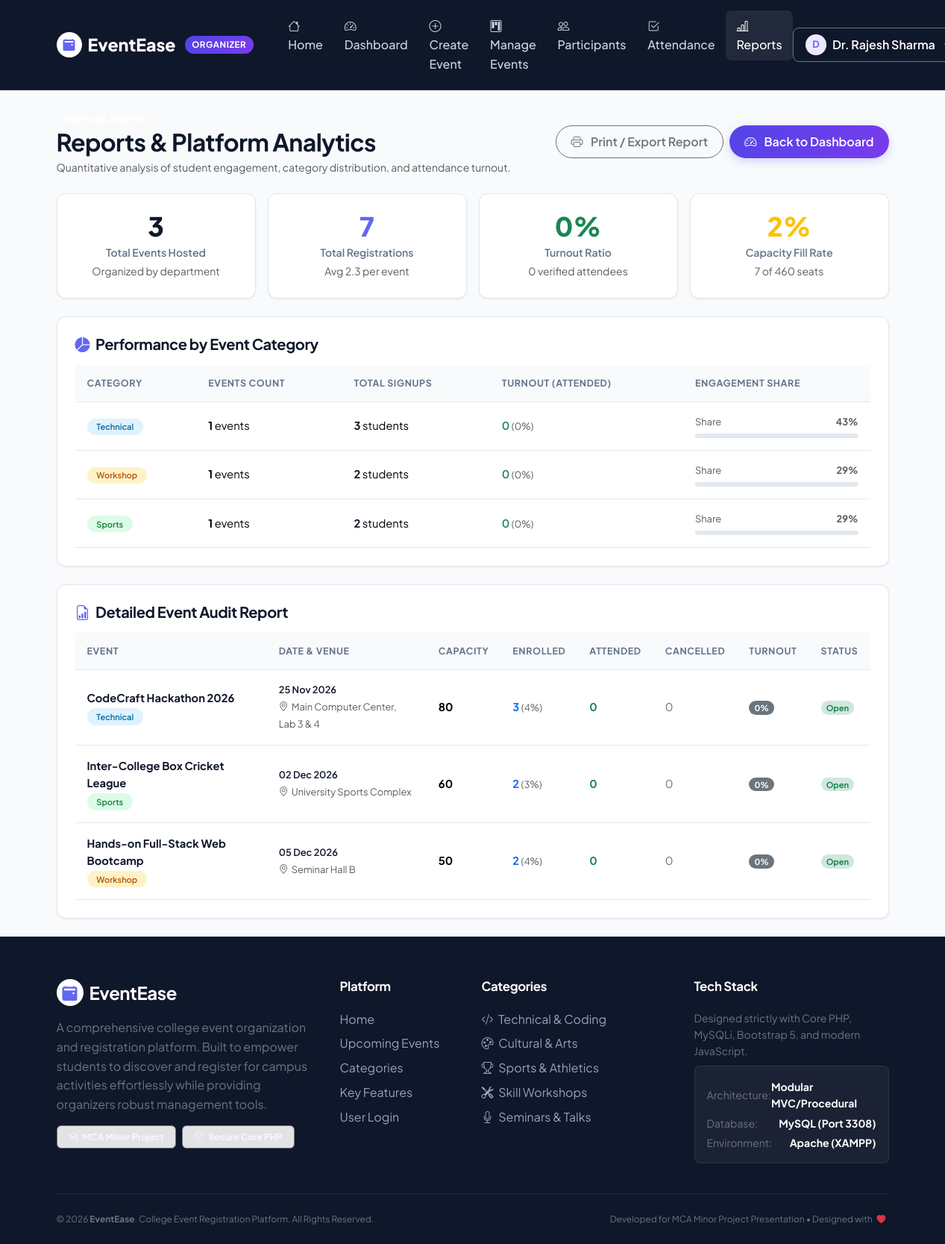
The app's page /organizer/reports.php (signed in) with its own data.
### tables this page shows
CREATE TABLE `events` (
  `event_id` INT(11) NOT NULL AUTO_INCREMENT,
  `organizer_id` INT(11) NOT NULL,
  `event_name` VARCHAR(150) NOT NULL,
  `description` TEXT DEFAULT NULL,
  `category` VARCHAR(50) NOT NULL DEFAULT 'General',
  `venue` VARCHAR(150) NOT NULL,
  `event_date` DATETIME NOT NULL,
  `capacity` INT(11) NOT NULL,
  `created_at` TIMESTAMP NOT NULL DEFAULT CURRENT_TIMESTAMP,
  PRIMARY KEY (`event_id`),
  KEY `idx_events_organizer` (`organizer_id`),
  KEY `idx_events_date` (`event_date`),
  KEY `idx_events_category` (`category`),
  CONSTRAINT `fk_events_organizer` FOREIGN KEY (`organizer_id`) REFERENCES `users` (`user_id`) ON DELETE CASCADE ON UPDATE CASCADE
);

### organizer/reports.php (the view, shortened to what this page needs)
<?php
require_once __DIR__ . "/../includes/auth.php";
$organizer_id = current_user_id();
$agg_sql = "
    SELECT
        COUNT(DISTINCT e.event_id) AS total_events,
        COALESCE(SUM(e.capacity), 0) AS total_capacity,
        COUNT(CASE WHEN r.status IN ('registered', 'attended') THEN 1 END) AS total_enrolled,
        COUNT(CASE WHEN r.status = 'attended' THEN 1 END) AS total_attended,
        COUNT(CASE WHEN r.status = 'cancelled' THEN 1 END) AS total_cancelled
    FROM events e
    LEFT JOIN registrations r ON e.event_id = r.event_id
    WHERE e.organizer_id = ?
";
$agg_stmt = mysqli_prepare($conn, $agg_sql);
mysqli_stmt_bind_param($agg_stmt, "i", $organizer_id);
mysqli_stmt_execute($agg_stmt);
$aggregate = mysqli_fetch_assoc(mysqli_stmt_get_result($agg_stmt));
$total_events = (int)($aggregate['total_events'] ?? 0);
$total_capacity = (int)($aggregate['total_capacity'] ?? 0);
$total_enrolled = (int)($aggregate['total_enrolled'] ?? 0);
$total_attended = (int)($aggregate['total_attended'] ?? 0);
$overall_capacity_pct = ($total_capacity > 0) ? round(($total_enrolled / $total_capacity) * 100) : 0;
$overall_turnout_pct = ($total_enrolled > 0) ? round(($total_attended / $total_enrolled) * 100) : 0;
$avg_signups_per_event = ($total_events > 0) ? round($total_enrolled / $total_events, 1) : 0;
$cat_sql = "
    SELECT
        e.category,
        COUNT(DISTINCT e.event_id) AS event_count,
        COUNT(CASE WHEN r.status IN ('registered', 'attended') THEN 1 END) AS total_signups,
        COUNT(CASE WHEN r.status = 'attended' THEN 1 END) AS total_attended
    FROM events e
    LEFT JOIN registrations r ON e.event_id = r.event_id
    WHERE e.organizer_id = ?
    GROUP BY e.category
    ORDER BY total_signups DESC
";
$cat_stmt = mysqli_prepare($conn, $cat_sql);
mysqli_stmt_bind_param($cat_stmt, "i", $organizer_id);
mysqli_stmt_execute($cat_stmt);
$category_stats = mysqli_stmt_get_result($cat_stmt);
$ev_rep_sql = "
    SELECT
        e.event_id,
        e.event_name,
        e.category,
        e.venue,
        e.event_date,
        e.capacity,
        COUNT(CASE WHEN r.status IN ('registered', 'attended') THEN 1 END) AS enrolled_count,
        COUNT(CASE WHEN r.status = 'attended' THEN 1 END) AS attended_count,
        COUNT(CASE WHEN r.status = 'cancelled' THEN 1 END) AS cancelled_count
    FROM events e
    LEFT JOIN registrations r ON e.event_id = r.event_id
    WHERE e.organizer_id = ?
    GROUP BY e.event_id
    ORDER BY e.event_date ASC
";
$ev_stmt = mysqli_prepare($conn, $ev_rep_sql);
mysqli_stmt_bind_param($ev_stmt, "i", $organizer_id);
mysqli_stmt_execute($ev_stmt);
$event_reports = mysqli_stmt_get_result($ev_stmt);
require_once __DIR__ . "/../includes/header.php";
?>
<div class="container py-4">
    <div class="d-flex flex-column flex-md-row justify-content-between align-items-md-center mb-4">
        <div>
            <span class="badge bg-purple text-white px-2 py-1 rounded-pill small">Auditing & Analytics</span>
            <h2 class="fw-bold text-navy mb-1">Reports & Platform Analytics</h2>
            <p class="text-muted small mb-0">Quantitative analysis of student engagement, category distribution, and attendance turnout.</p>
        </div>
        <div class="mt-3 mt-md-0 d-flex gap-2">
            <button type="button" class="btn btn-outline-secondary rounded-pill" onclick="window.print()">
                <i class="bi bi-printer me-1"></i> Print / Export Report
            </button>
            <a href="dashboard.php" class="btn btn-primary rounded-pill">
                <i class="bi bi-speedometer2 me-1"></i> Back to Dashboard
            </a>
        </div>
    </div>
    <div class="row g-3 mb-4">
        <div class="col-md-3 col-6">
            <div class="dashboard-widget text-center">
                <div class="widget-value text-navy"><?php echo $total_events; ?></div>
                <div class="widget-title">Total Events Hosted</div>
                <small class="text-muted">Organized by department</small>
            </div>
        </div>
        <div class="col-md-3 col-6">
            <div class="dashboard-widget text-center">
                <div class="widget-value text-purple"><?php echo $total_enrolled; ?></div>
                <div class="widget-title">Total Registrations</div>
                <small class="text-muted">Avg <?php echo $avg_signups_per_event; ?> per event</small>
            </div>
        </div>
        <div class="col-md-3 col-6">
            <div class="dashboard-widget text-center">
                <div class="widget-value text-success"><?php echo $overall_turnout_pct; ?>%</div>
                <div class="widget-title">Turnout Ratio</div>
                <small class="text-muted"><?php echo $total_attended; ?> verified attendees</small>
            </div>
        </div>
        <div class="col-md-3 col-6">
            <div class="dashboard-widget text-center">
                <div class="widget-value text-warning"><?php echo $overall_capacity_pct; ?>%</div>
                <div class="widget-title">Capacity Fill Rate</div>
                <small class="text-muted"><?php echo $total_enrolled; ?> of <?php echo $total_capacity; ?> seats</small>
            </div>
        </div>
    </div>
    <div class="card-modern p-4 mb-4">
        <h5 class="fw-bold text-navy mb-3"><i class="bi bi-pie-chart-fill text-purple me-2"></i>Performance by Event Category</h5>
        <div class="table-responsive">
            <table class="table table-modern align-middle mb-0">
                <thead>
                    <tr>
                        <th>Category</th>
                        <th>Events Count</th>
                        <th>Total Signups</th>
                        <th>Turnout (Attended)</th>
                        <th>Engagement Share</th>
                    </tr>
                </thead>
                <tbody>
                    <?php if (mysqli_num_rows($category_stats) > 0): ?>
                        <?php while ($cat = mysqli_fetch_assoc($category_stats)):
                            $share = ($total_enrolled > 0) ? round(($cat['total_signups'] / $total_enrolled) * 100) : 0;
                        ?>
                            <tr>
                                <td><?php echo get_category_badge($cat['category']); ?></td>
                                <td><strong><?php echo $cat['event_count']; ?></strong> events</td>
                                <td><span class="fw-bold text-navy"><?php echo $cat['total_signups']; ?></span> students</td>
                                <td>
                                    <span class="text-success fw-semibold"><?php echo $cat['total_attended']; ?></span>
                                    <small class="text-muted">(<?php echo ($cat['total_signups'] > 0) ? round(($cat['total_attended'] / $cat['total_signups']) * 100) : 0; ?>%)</small>
                                </td>
                                <td style="min-width: 150px;">
                                    <div class="d-flex justify-content-between small text-muted mb-1">
                                        <span>Share</span>
                                        <strong><?php echo $share; ?>%</strong>
                                    </div>
                                    <div class="capacity-progress">
                                    </div>
                                </td>
                            </tr>
                        <?php endwhile; ?>
                    <?php else: ?>
                        <tr><td colspan="5" class="text-center text-muted py-3">No category data available.</td></tr>
                    <?php endif; ?>
                </tbody>
            </table>
        </div>
    </div>
    <div class="card-modern p-4">
        <h5 class="fw-bold text-navy mb-3"><i class="bi bi-file-earmark-bar-graph text-purple me-2"></i>Detailed Event Audit Report</h5>
        <div class="table-responsive">
            <table class="table table-modern align-middle mb-0">
                <thead>
                    <tr>
                        <th>Event</th>
                        <th>Date & Venue</th>
                        <th>Capacity</th>
                        <th>Enrolled</th>
                        <th>Attended</th>
                        <th>Cancelled</th>
                        <th>Turnout</th>
                        <th>Status</th>
                    </tr>
                </thead>
                <tbody>
                    <?php if (mysqli_num_rows($event_reports) > 0): ?>
                        <?php while ($ev = mysqli_fetch_assoc($event_reports)):
                            $cap = (int)$ev['capacity'];
                            $enr = (int)$ev['enrolled_count'];
                            $att = (int)$ev['attended_count'];
                            $cnc = (int)$ev['cancelled_count'];
                            $turnout = ($enr > 0) ? round(($att / $enr) * 100) : 0;
                            $cap_pct = ($cap > 0) ? round(($enr / $cap) * 100) : 0;
                            $is_past = (strtotime($ev['event_date']) <= time());
                        ?>
                            <tr>
                                <td>
                                    <strong class="text-navy"><?php echo htmlspecialchars($ev['event_name']); ?></strong>
                                    <div><?php echo get_category_badge($ev['category']); ?></div>
                                </td>
                                <td>
                                    <div class="small fw-semibold text-navy"><?php echo format_event_date_short($ev['event_date']); ?></div>
                                    <small class="text-muted"><i class="bi bi-geo-alt me-1"></i><?php echo htmlspecialchars($ev['venue']); ?></small>
                                </td>
                                <td><strong><?php echo $cap; ?></strong></td>
                                <td>
                                    <span class="fw-bold text-primary"><?php echo $enr; ?></span>
                                    <small class="text-muted">(<?php echo $cap_pct; ?>%)</small>
                                </td>
                                <td><span class="fw-bold text-success"><?php echo $att; ?></span></td>
                                <td><span class="text-secondary"><?php echo $cnc; ?></span></td>
                                <td>
                                    <span class="badge <?php echo ($turnout >= 70) ? 'bg-success' : 'bg-secondary'; ?> rounded-pill">
                                        <?php echo $turnout; ?>%
                                    </span>
                                </td>
                                <td>
                                    <?php if ($cap_pct >= 100): ?>
                                        <span class="badge bg-danger rounded-pill">Full</span>
                                    <?php elseif ($is_past): ?>
                                        <span class="badge bg-secondary-subtle text-secondary rounded-pill">Concluded</span>
                                    <?php else: ?>
                                        <span class="badge bg-success-subtle text-success rounded-pill">Open</span>
                                    <?php endif; ?>
                                </td>
                            </tr>
                        <?php endwhile; ?>
                    <?php else: ?>
                        <tr><td colspan="8" class="text-center py-4 text-muted">No events recorded.</td></tr>
                    <?php endif; ?>
                </tbody>
            </table>
        </div>
    </div>
</div>
<?php
require_once __DIR__ . "/../includes/footer.php";
?>

### includes/auth.php (shortened to what this page needs)
<?php
function current_user_id() {
    return $_SESSION['user_id'] ?? null;
}
function format_event_date_short($datetime) {
    $timestamp = strtotime($datetime);
    return date("d M Y", $timestamp);
}
function get_category_badge($category) {
    $colors = [
        'Technical' => 'badge-cat-tech',
        'Cultural'  => 'badge-cat-cult',
        'Sports'    => 'badge-cat-sport',
        'Workshop'  => 'badge-cat-work',
        'Seminar'   => 'badge-cat-sem',
        'Academic'  => 'badge-cat-acad'
    ];
    $cls = $colors[$category] ?? 'badge-cat-gen';
    return "<span class='badge {$cls}'>" . htmlspecialchars($category) . "</span>";
}

### assets/css/style.css (style rules this page uses)
:root { --primary-navy: #0f172a; --secondary-navy: #1e293b; --navy-light: #334155; --accent-purple: #6366f1; --accent-purple-hover: #4f46e5; --accent-purple-light: #ede9fe; --accent-gradient: linear-gradient(135deg, #4f46e5 0%, #7c3aed 100%); --navy-gradient: linear-gradient(135deg, #0f172a 0%, #1e293b 100%); --hero-gradient: linear-gradient(135deg, #0b132b 0%, #1c2541 60%, #3a0ca3 100%); --card-bg: #ffffff; --body-bg: #f8fafc; --border-color: #e2e8f0; --text-main: #1e293b; --text-muted: #64748b; --shadow-sm: 0 1px 3px rgba(0, 0, 0, 0.05), 0 1px 2px rgba(0, 0, 0, 0.03); --shadow-md: 0 4px 6px -1px rgba(0, 0, 0, 0.06), 0 2px 4px -2px rgba(0, 0, 0, 0.04); --shadow-lg: 0 10px 25px -5px rgba(0, 0, 0, 0.08), 0 8px 10px -6px rgba(0, 0, 0, 0.04); --shadow-glow: 0 10px 25px -5px rgba(99, 102, 241, 0.35); --radius-sm: 8px; --radius-md: 12px; --radius-lg: 18px; --radius-full: 9999px; --transition: all 0.25s cubic-bezier(0.4, 0, 0.2, 1); }
* { box-sizing: border-box; }
body { font-family: 'Plus Jakarta Sans', -apple-system, BlinkMacSystemFont, 'Segoe UI', Roboto, sans-serif; background-color: var(--body-bg); color: var(--text-main); min-height: 100vh; display: flex; flex-direction: column; margin: 0; line-height: 1.6; }
h1, h2, h3, h4, h5, h6 { font-weight: 700; color: var(--primary-navy); letter-spacing: -0.02em; }
.text-navy { color: var(--primary-navy) !important; }
.text-purple { color: var(--accent-purple) !important; }
.btn { font-weight: 600; border-radius: var(--radius-sm); padding: 0.55rem 1.25rem; transition: var(--transition); display: inline-flex; align-items: center; justify-content: center; gap: 0.4rem; }
.btn-primary { background: var(--accent-gradient); border: none; color: #ffffff; box-shadow: 0 4px 12px rgba(99, 102, 241, 0.25); }
.card-modern { background: var(--card-bg); border: 1px solid var(--border-color); border-radius: var(--radius-md); box-shadow: var(--shadow-sm); transition: var(--transition); }
.badge-cat-tech { background-color: #e0f2fe; color: #0369a1; font-weight: 600; border-radius: var(--radius-full); padding: 0.35rem 0.8rem; }
.badge-cat-sport { background-color: #dcfce7; color: #15803d; font-weight: 600; border-radius: var(--radius-full); padding: 0.35rem 0.8rem; }
.badge-cat-work { background-color: #fef3c7; color: #b45309; font-weight: 600; border-radius: var(--radius-full); padding: 0.35rem 0.8rem; }
.capacity-progress { height: 6px; border-radius: 9999px; background-color: #e2e8f0; margin-top: 0.35rem; overflow: hidden; }
.dashboard-widget { background: #ffffff; border: 1px solid var(--border-color); border-radius: var(--radius-md); padding: 1.5rem; box-shadow: var(--shadow-sm); transition: var(--transition); position: relative; overflow: hidden; }
.dashboard-widget .widget-value { font-size: 2.2rem; font-weight: 800; color: var(--primary-navy); line-height: 1.1; margin-bottom: 0.25rem; }
.dashboard-widget .widget-title { font-size: 0.88rem; color: var(--text-muted); font-weight: 600; }
.table-modern { width: 100%; margin-bottom: 0; }
.table-modern thead th { background-color: #f8fafc; color: var(--text-muted); font-size: 0.78rem; font-weight: 700; text-transform: uppercase; letter-spacing: 0.05em; padding: 0.9rem 1rem; border-bottom: 1px solid var(--border-color); }
.table-modern tbody td { padding: 1rem; vertical-align: middle; border-bottom: 1px solid var(--border-color); font-size: 0.92rem; }

### records on screen
events: event_name "CodeCraft Hackathon 2026", category "Technical", event_date "25 Nov 2026", venue "Main Computer Center, Lab 3 & 4", capacity "80", enr "3", cap_pct "4", att "0", cnc "0", turnout "0", shows "Open"
events: event_name "Inter-College Box Cricket League", category "Sports", event_date "02 Dec 2026", venue "University Sports Complex", capacity "60", enr "2", cap_pct "3", att "0", cnc "0", turnout "0", shows "Open"
events: event_name "Hands-on Full-Stack Web Bootcamp", category "Workshop", event_date "05 Dec 2026", venue "Seminar Hall B", capacity "50", enr "2", cap_pct "4", att "0", cnc "0", turnout "0", shows "Open"

### other values on screen
$user_role "ORGANIZER"
substr($user_name, 0, 1) "D"
$user_name "Dr. Rajesh Sharma"
$total_events "3"
$total_enrolled "7"
$avg_signups_per_event "2.3"
$overall_turnout_pct "0"
$total_attended "0"
$overall_capacity_pct "2"
$total_capacity "460"
$category "Technical"
$cat['event_count'] "1"
$cat['total_signups'] "3"
$cat['total_attended'] "0"
$share "43"
